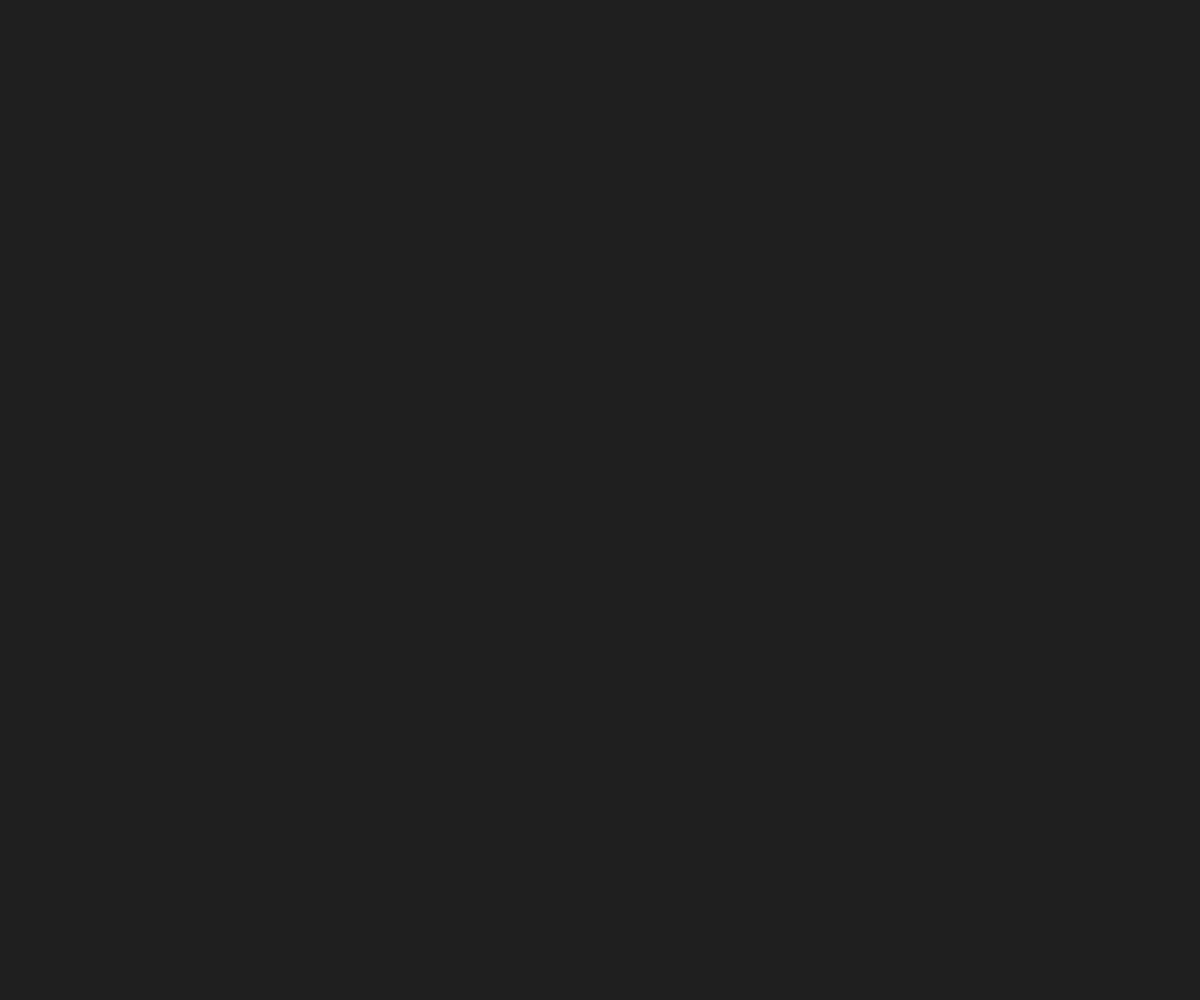
Frame 1 (no input)
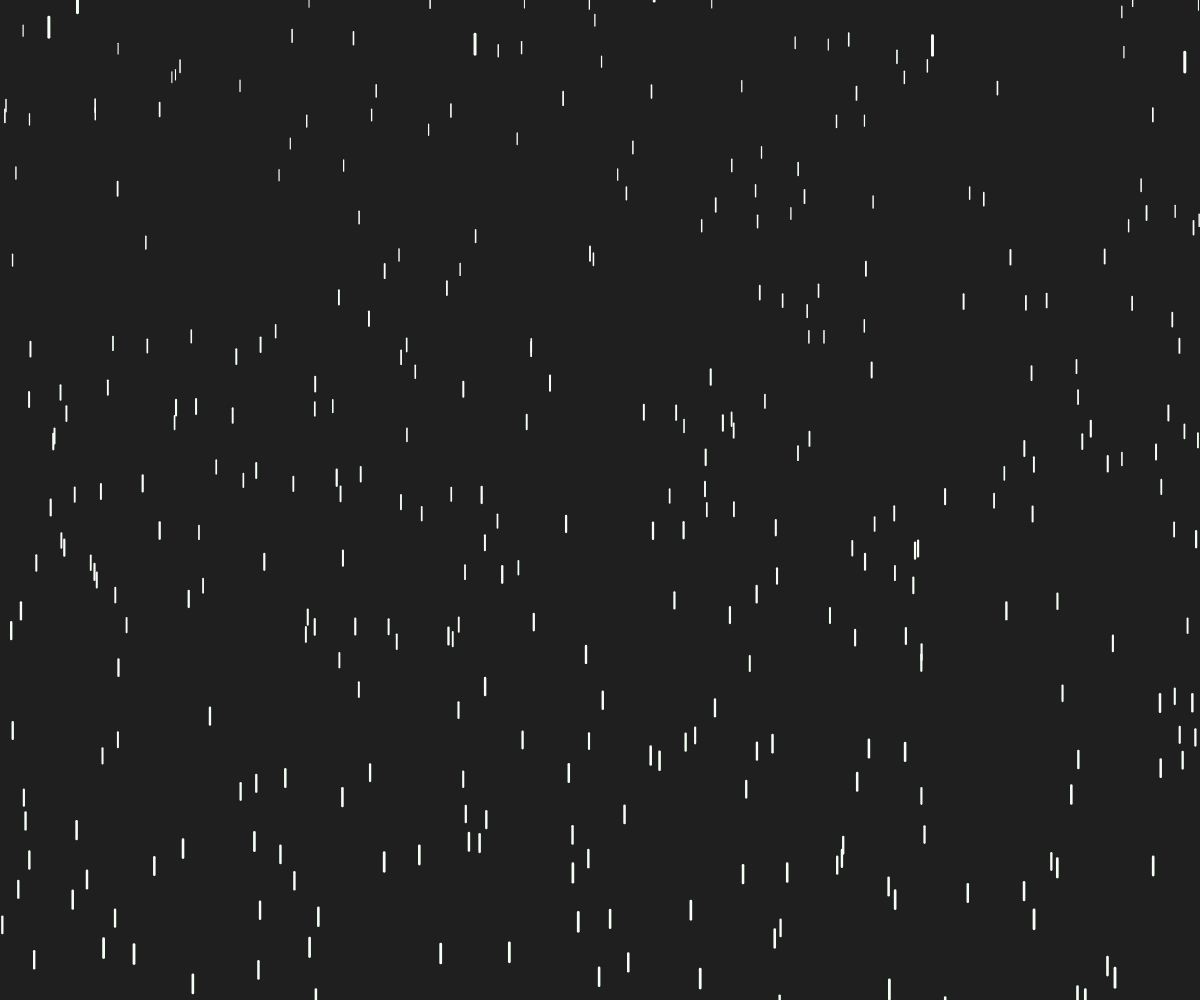
Frame 60 (no input)
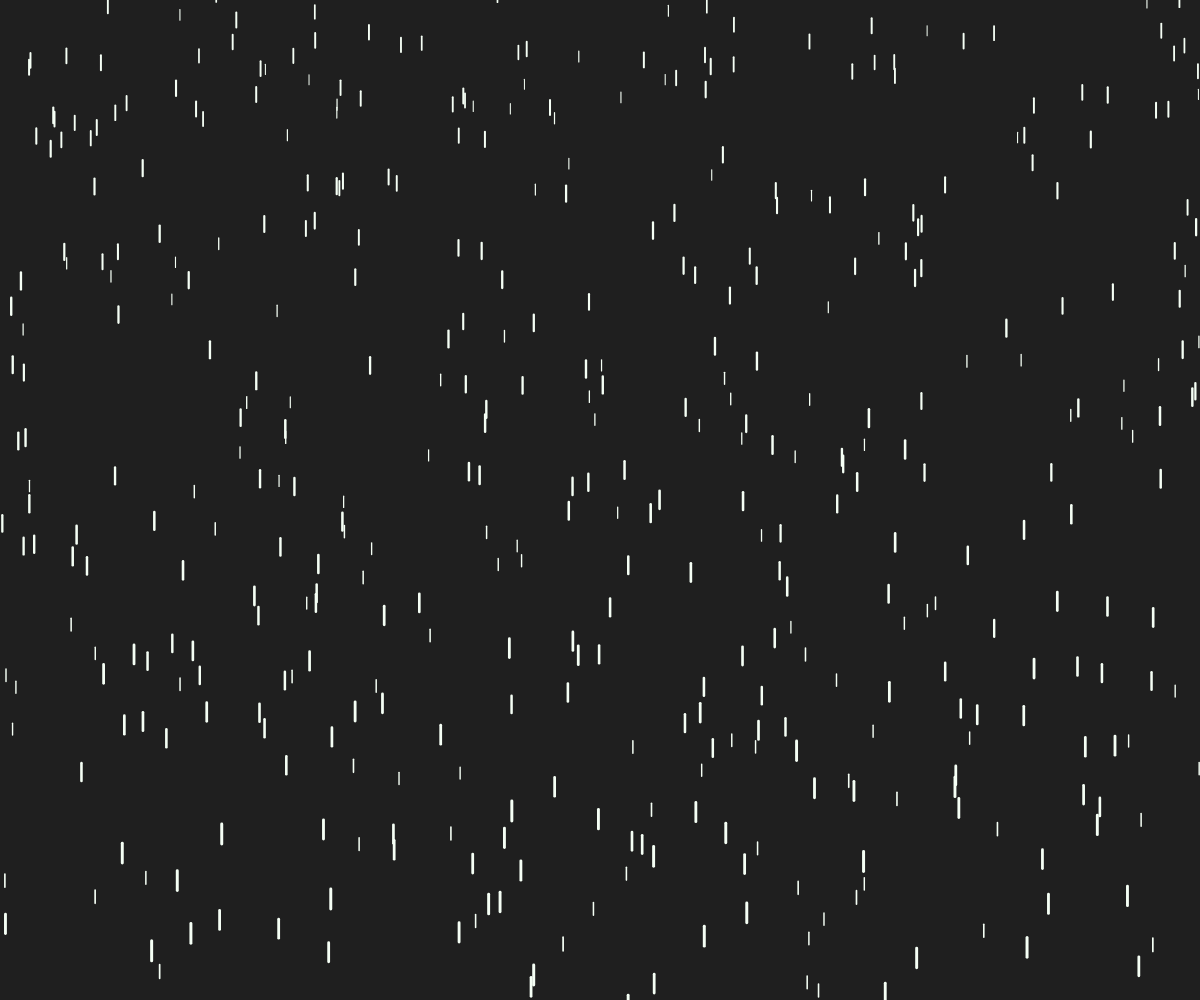
Frame 120 (the mouse pressed at the canvas centre since frame 60)

The p5.js sketch that drew these frames (run headless with seeded random() and noise() and a simulated clock; from frame 60 on, the mouse is pressed at the canvas centre):

// p5.js sketch
// ── sketch.js
/*
 * Author: Noah Weingand and TheCodingTrain
 * Description: Code for the canvas and producing drops of rain on the site. I only changed the
 *              CreateCanvas method in this document as I borrowed it from TheCodingTrain. 
 *              Strictly for aesthetic use. No profit is being made off of this site. 
 * Date Created: 01/15/2020
*/
var drops = [];

function setup() {
  createCanvas(windowWidth, windowHeight);
  for (var i = 0; i < 500; i++) {
    drops[i] = new Drop();
  }
}

function draw() {
  background(31, 31, 31);
  for (var i = 0; i < drops.length; i++) {
    drops[i].fall();
    drops[i].show();
  }
}
// ── Drop.js
/*
 * Author: Noah Weingand and TheCodingTrain
 * Description: Code for the drops of rain that fall on the website. I only changed the color
 *              in this document as I borrowed it from TheCodingTrain. Strictly for aesthetic
 *              use. No profit is being made off of this site. 
 * Date Created: 01/15/2020
*/
function Drop() {
  this.x = random(width);
  this.y = random(-500, -50);
  this.z = random(0, 20);
  this.len = map(this.z, 0, 20, 10, 20);
  this.yspeed = map(this.z, 0, 20, 1, 20);

  this.fall = function() {
    this.y = this.y + this.yspeed;
    var grav = map(this.z, 0, 20, 0, 0.2);
    this.yspeed = this.yspeed + grav;

    if (this.y > height) {
      this.y = random(-200, -100);
      this.yspeed = map(this.z, 0, 20, 4, 10);
    }
  };

  this.show = function() {
    var thick = map(this.z, 0, 20, 1, 3);
    strokeWeight(thick);
    //stroke(138, 43, 226);
    stroke(245, 255, 245)
    line(this.x, this.y, this.x, this.y + this.len);
  };
}
